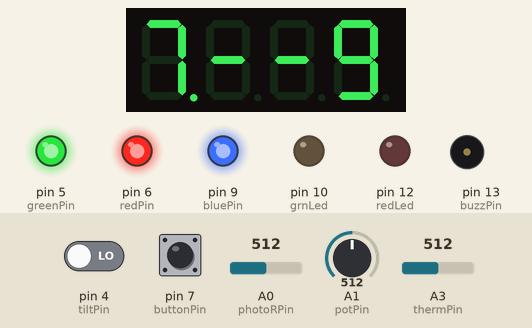
The sketch below on a simulated Arduino Uno, built with avr-gcc and run on an emulated ATmega328P. Shown: 4-digit seven-segment display, output pins drawn as LEDs (lit = HIGH), buzzer (waves = sounding, pin HIGH). The test bench sets the inputs (shaded band); at power-on: A0 (photoRPin) = 512, A1 (potPin) = 512, pin 7 (buttonPin) LOW, pin 4 (tiltPin) LOW, A3 (thermPin) = 512. What the sketch prints to the serial monitor is not drawn.

Above: at 1.2 s.
1.3 s: A0 (photoRPin) set to 490
At 2.0 s:
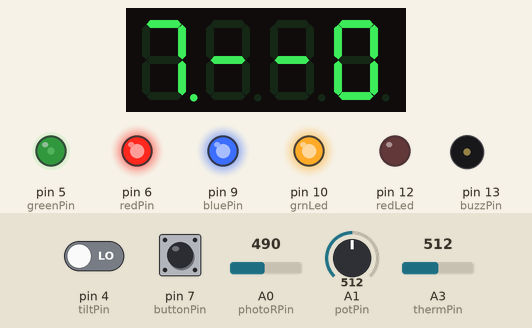
3.0 s: A1 (potPin) set to 716
At 3.8 s:
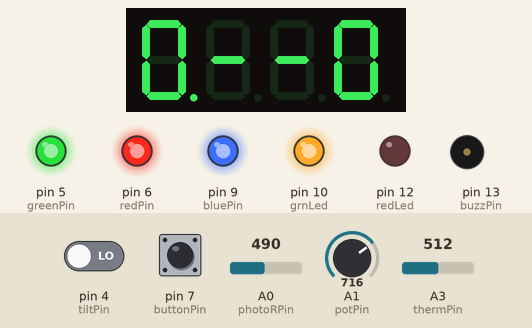
4.5 s: pin 7 (buttonPin) pulled HIGH for 1 s
At 4.71 s:
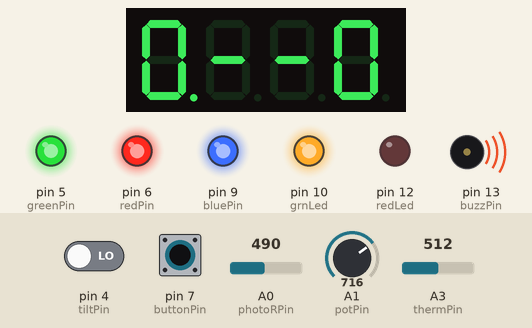
7.0 s: A0 (photoRPin) set to 511
At 8.4 s:
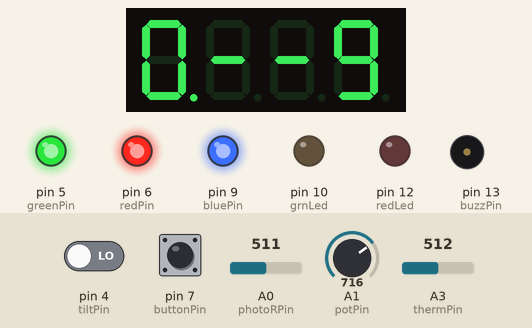
8.7 s: pin 7 (buttonPin) pulled HIGH for 0.35 s
At 8.95 s:
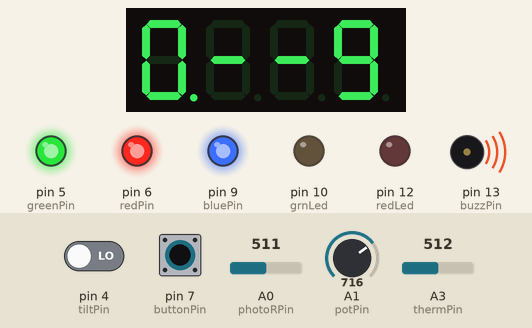
10.6 s: pin 4 (tiltPin) driven HIGH
At 11.3 s:
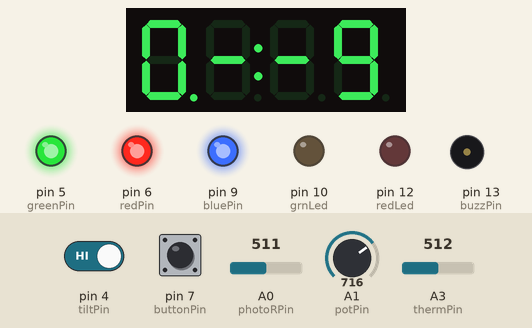
Timing chart, 0 to 13.1 s (numbered marks = the images above; inputs shaded):
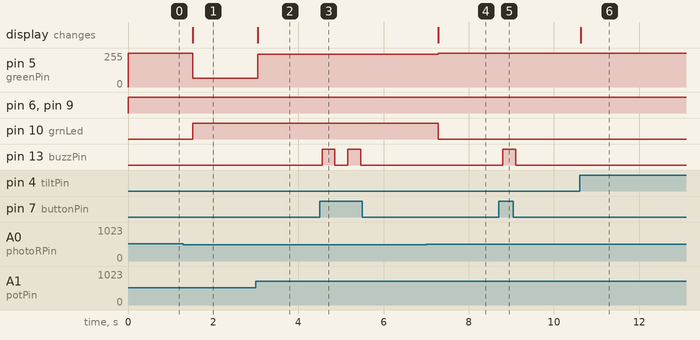

The sketch:

Motion2.ino
```cpp
#include <math.h>
#include <Wire.h> // Enable this line if using Arduino Uno, Mega, etc.
//#include <Servo.h>

#include "Adafruit_LEDBackpack.h"
#include "Adafruit_GFX.h"

Adafruit_7segment matrix = Adafruit_7segment();

//Servo myServo;
//int servoPin = 13;
//int servoPos = 0;

int buzzPin = 13;

int redLed = 12;
int grnLed = 10;

int pirInput = 1;

int photoRPin = 0;
int minLight;
int maxLight;
int lightLevel;
int adjustedLightLevel;

int pirState = LOW;
int pirValue = 0;

int redPin = 6;
int greenPin = 5;
int bluePin = 9;

int potPin = 1;
int sensorValue;

int buttonPin = 7;
int buttonState;

int tiltPin = 4;
int tiltState;

int thermPin = 3;
int thermValue;

void setup() {
  Serial.begin(9600);

  pinMode(redLed, OUTPUT);
  pinMode(grnLed, OUTPUT);

  pinMode(pirInput, INPUT);

  lightLevel = analogRead(photoRPin);
  minLight = lightLevel-20;
  maxLight = lightLevel;

  pinMode(redPin, OUTPUT);
  pinMode(greenPin, OUTPUT);
  pinMode(bluePin, OUTPUT);

  pinMode(buttonPin, INPUT);

  pinMode(tiltPin, INPUT);

  pinMode(buzzPin, OUTPUT);
  digitalWrite(buzzPin, LOW);

  //myServo.attach(servoPin);

  matrix.begin(0x70);
  clearDisplay();
}

void loop() {
  sensorValue = analogRead(potPin);
  //int servoPos = map(sensorValue, 0, 683, 0, 180);
  int brightness = map(sensorValue, 0, 683, 0, 255);

  int matrixBrightness = map(sensorValue, 0, 683, 0, 15);
  matrix.setBrightness(matrixBrightness);

  pirValue = digitalRead(pirInput);

  if (pirValue == HIGH) {
    if (pirState == LOW) {
      digitalWrite(redLed, HIGH);
      pirState = HIGH;
    }
  } else {
    if (pirState == HIGH) {
      digitalWrite(redLed, LOW);
      pirState = LOW;
    }
  }

  lightLevel=analogRead(photoRPin);
  if (minLight > lightLevel) {
    minLight=lightLevel;
  }
  if (maxLight < lightLevel) {
    maxLight=lightLevel;
  }
  adjustedLightLevel = map(lightLevel, minLight, maxLight, 0, 100);

  if (adjustedLightLevel < 60) {
    digitalWrite(grnLed, HIGH);
    //servoUp();
  } else {
    digitalWrite(grnLed, LOW);
    //servoDown();
  }

  //myServo.write(servoPos);

  buttonState = digitalRead(buttonPin);

  if (buttonState == HIGH) {
    digitalWrite(buzzPin, HIGH);
    delay(300);
    digitalWrite(buzzPin, LOW);
  }

  tiltState = digitalRead(tiltPin);

  int thermRaw = analogRead(thermPin);
  thermValue = int(Thermister(thermRaw));

  int rgbBlue = 0;
  if (buttonState == HIGH) {
    rgbBlue = brightness;
  }

  if (pirState == HIGH && adjustedLightLevel < 50) {
    setColor(brightness, brightness, rgbBlue);
  } else if (pirState == HIGH && adjustedLightLevel > 50) {
    setColor(brightness, 0, rgbBlue);
  } else if (pirState == LOW && adjustedLightLevel < 50) {
    setColor(0, brightness, rgbBlue);
  } else if (pirState == LOW && adjustedLightLevel > 50) {
    setColor(0, 0, rgbBlue);
  }

  displayLevels();

//  Serial.println(adjustedLightLevel);

  delay(300);
}

void servoUp() {
  //for(servoPos = 0; servoPos < 180; servoPos += 1) {
    //myServo.write(servoPos);
  //}
}

void servoDown() {
  //for(servoPos = 180; servoPos > 0; servoPos -= 1) {
    //myServo.write(servoPos);
  //}
}

void displayLevels() {
  //int n1 = thermValue / 100;
  //int n2 = 10 - n1;
  //matrix.writeDigitNum(1, n1);
  //matrix.writeDigitNum(3, n2, true);
  matrix.writeDigitNum(1, -1);
  matrix.writeDigitNum(3, -1, true);

  int potValue = map(sensorValue, 0, 683, 0, 99);
  matrix.writeDigitNum(0, (potValue / 10) % 10, true);

  if (tiltState == HIGH) {
    matrix.drawColon(true);
  } else {
    matrix.drawColon(false);
  }

  int lightValue = map(adjustedLightLevel, 0, 100, 0, 99);
  matrix.writeDigitNum(4, (lightValue / 10) % 10);
  matrix.writeDisplay();
}


void clearDisplay() {
  matrix.print(10000, DEC);
  matrix.writeDisplay();
}

void setColor(int red, int green, int blue) {
  analogWrite(redPin, (255-red));
  analogWrite(greenPin, (255-green));
  analogWrite(bluePin, (255-blue));
}

double Thermister(int RawADC) {
  long Resistance;
  double Temp;
  // Assuming a 10k Thermistor.  Calculation is actually: Resistance = (1024 * BalanceResistor/ADC) - BalanceResistor
  Resistance=((10240000/RawADC) - 10000);
  // Saving the Log(resistance) so not to calculate it 4 times later.
  Temp = log(Resistance);
  // Now it means both "Temporary" and "Temperature"
  Temp = 1 / (0.001129148 + (0.000234125 * Temp) + (0.0000000876741 * Temp * Temp * Temp));
  // Convert Kelvin to Celsius
  Temp = Temp - 273.15;

  Serial.print("ADC: "); Serial.print(RawADC); Serial.print("/1024");  // Print out RAW ADC Number
  Serial.print(", Resistance: "); Serial.print(Resistance); Serial.print("ohms");

  //Temp = (Temp * 9.0)/ 5.0 + 32.0; // Convert to Fahrenheit
  return Temp;  // Return the Temperature
}
```

Measured:
- the behaviour switches between 504 and 503 on A0 (photoRPin) (found by bisection; images 0 and 1)
- after the input at 1.3 s, pin 5 (greenPin): 255/255 → 64/255 after 0.22 s; pin 10 (grnLed): LOW → HIGH after 0.22 s; the display: changes after 0.22 s (image 1)
- after the input at 3.0 s, pin 5 (greenPin): 64/255 → 244/255 at once; the display: changes at once (image 2)
- after the input at 4.5 s, pin 13 (buzzPin): alternates HIGH for 0.30 s and LOW for 0.30 s, 4 changes in all, then stays LOW, starting after 0.06 s
- after the input at 7.0 s, pin 5 (greenPin): 244/255 → 255/255 after 0.29 s; pin 10 (grnLed): HIGH → LOW after 0.28 s; the display: changes after 0.29 s (image 4)
- after the input at 8.7 s, pin 13 (buzzPin): LOW → HIGH after 0.10 s, → LOW 0.30 s later
- after the input at 10.6 s, the display: changes at once (image 6)
